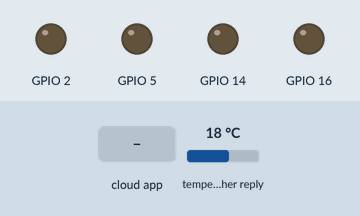
Bench run of a sketch on a simulated ESP8266 (NodeMCU). On the bench: output pins drawn as LEDs (lit = HIGH). The inputs (shaded band) are chosen by the test bench; at power-on: temperature in the weather reply 18 °C. WiFi joins after 1.5 s; servers stay silent unless stated; the Firebase database answers and starts empty; web services answer with replies made up by the test bench; what the sketch prints to the serial monitor is not drawn.

Above: at 3.0 s.
3.1 s: the phone or cloud app sets cozinha to false
At 3.9 s:
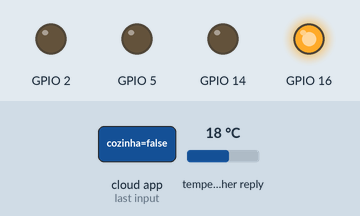
4.6 s: the phone or cloud app sets sala to false
At 5.9 s:
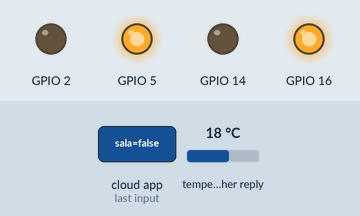
6.7 s: the phone or cloud app sets cozinha to true
At 7.6 s:
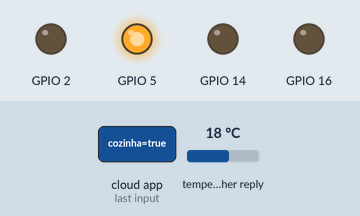
8.5 s: the phone or cloud app sets sala to true
At 9.5 s:
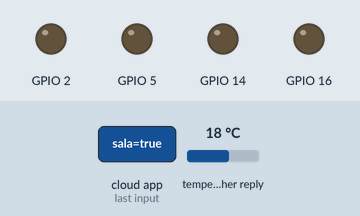
Timing chart, 0 to 11.5 s (numbered marks = the images above; inputs shaded):
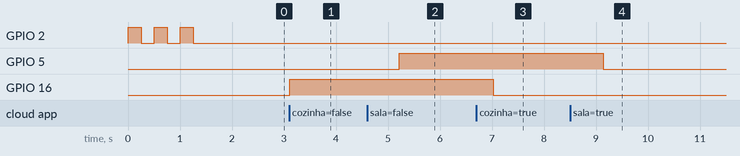

The sketch:

FirebaseArduino.ino
```cpp
#include <ArduinoJson.h>
#include <ESP8266HTTPClient.h>
#include <ESP8266WiFi.h>
#include "FirebaseESP8266.h"
FirebaseData firebaseData;
HTTPClient http;
String state_luz_sala;
String state_luz_coz;
float current_temp;
String state_cooler;

void setup() {
  pinMode(2, OUTPUT);
  pinMode(16, OUTPUT);
  pinMode(5, OUTPUT);
  pinMode(14, OUTPUT);
  Serial.begin(9600);
  connectWifi("Cembranelli","eunaosei");
  Firebase.begin("https://projeto-smartkey.firebaseio.com/", "O66MUynB7ndUBrpQqiqqDUYmTQCDTbj45rG5ZHZF");
  Firebase.setString(firebaseData, "casa%2001/sala", "true");
  Firebase.setString(firebaseData, "casa%2001/cozinha", "true");
}

void loop() {
  if (WiFi.status()==WL_CONNECTED){

    http.begin("http://api.openweathermap.org/data/2.5/weather?q=Cacapava&APPID=928f7f13aaef33c96af9e76ba8794082");

    int httpCode = http.GET();  // send the request

    if (httpCode > 0) { // check the returning code
      String payload = http.getString();
      DynamicJsonBuffer jsonBuffer(512);
      // Parse JSON object
      JsonObject& root = jsonBuffer.parseObject(payload);
      if (!root.success()) {
        Serial.println(F("Parsing failed!"));
        return;
      }
      float temp = (float)(root["main"]["temp"]) - 273.15;
      if(temp!=current_temp){
        current_temp=temp;
        Firebase.setFloat(firebaseData, "casa%2001/current_value", temp);
      }
    }

    if (Firebase.getString(firebaseData, "casa%2001/Liga%20cooler")) {
      String state_cooler_DB=firebaseData.stringData();
      if(state_cooler != state_cooler_DB){
        state_cooler=state_cooler_DB;
        Serial.print(state_cooler);
        if(state_cooler_DB=="true"){
          digitalWrite(14, HIGH);
        }
        else{
          digitalWrite(14, LOW);
        }
      }
    }

    if (Firebase.getString(firebaseData, "casa%2001/cozinha")) {
      String state_coz_DB=firebaseData.stringData();
      if(state_luz_coz != state_coz_DB){
        state_luz_coz=state_coz_DB;
        if(state_coz_DB=="false"){
          digitalWrite(16, HIGH);
        }
        else{
          digitalWrite(16, LOW);
        }
      }
    }

    if (Firebase.getString(firebaseData, "casa%2001/sala")) {
      String state_sala_DB=firebaseData.stringData();
      if(state_luz_sala != state_sala_DB){
        state_luz_sala=state_sala_DB;
        if(state_luz_sala=="false"){
          digitalWrite(5, HIGH);
        }
        else{
          digitalWrite(5, LOW);
        }
      }
    }

  }
}

void connectWifi(String ssid, String password){
  WiFi.begin(ssid, password);
  while (WiFi.status() != WL_CONNECTED) {
    digitalWrite(2,HIGH);
    delay(250);
    digitalWrite(2,LOW);
    delay(250);
    Serial.print(".");
  }
  if (WiFi.status() == WL_CONNECT_FAILED){
    digitalWrite(2,HIGH);
    Serial.println();
    Serial.println("Failed to connect");
  }
  digitalWrite(2,LOW);
  Serial.println();
  Serial.println("WiFi Connected....IP Address:");
  Serial.println(WiFi.localIP());
}
```

Measured:
- after the input at 3.1 s, GPIO 16: LOW → HIGH at once
- after the input at 4.6 s, GPIO 5: LOW → HIGH after 0.62 s
- after the input at 6.7 s, GPIO 16: HIGH → LOW after 0.33 s
- after the input at 8.5 s, GPIO 5: HIGH → LOW after 0.64 s
